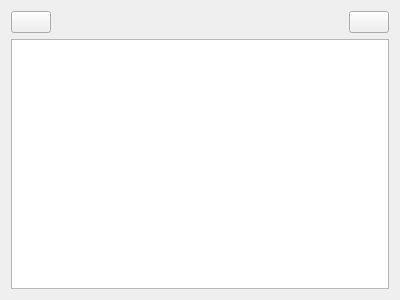
<?xml version="1.0" encoding="UTF-8"?>
<ui version="4.0">
 <class>ConnectionManager</class>
 <widget class="QWidget" name="ConnectionManager">
  <property name="geometry">
   <rect>
    <x>0</x>
    <y>0</y>
    <width>400</width>
    <height>300</height>
   </rect>
  </property>
  <property name="windowTitle">
   <string>Form</string>
  </property>
  <layout class="QVBoxLayout" name="verticalLayout">
   <item>
    <layout class="QHBoxLayout" name="horizontalLayout_2">
     <item>
      <widget class="QPushButton" name="pushButtonBack">
       <property name="text">
        <string/>
       </property>
       <property name="icon">
        <iconset resource="../resources/icons.qrc">
         <normaloff>:/icons/arrow_left.svg</normaloff>:/icons/arrow_left.svg</iconset>
       </property>
      </widget>
     </item>
     <item>
      <spacer name="horizontalSpacer_4">
       <property name="orientation">
        <enum>Qt::Horizontal</enum>
       </property>
       <property name="sizeHint" stdset="0">
        <size>
         <width>40</width>
         <height>20</height>
        </size>
       </property>
      </spacer>
     </item>
     <item>
      <widget class="QPushButton" name="pushButtonPairing">
       <property name="text">
        <string/>
       </property>
       <property name="icon">
        <iconset resource="../resources/icons.qrc">
         <normaloff>:/icons/pair.svg</normaloff>:/icons/pair.svg</iconset>
       </property>
      </widget>
     </item>
    </layout>
   </item>
   <item>
    <widget class="QListView" name="listViewNodes">
     <property name="horizontalScrollBarPolicy">
      <enum>Qt::ScrollBarAlwaysOff</enum>
     </property>
     <property name="editTriggers">
      <set>QAbstractItemView::NoEditTriggers</set>
     </property>
     <property name="showDropIndicator" stdset="0">
      <bool>false</bool>
     </property>
     <property name="dragDropMode">
      <enum>QAbstractItemView::DragOnly</enum>
     </property>
     <property name="alternatingRowColors">
      <bool>true</bool>
     </property>
     <property name="selectionBehavior">
      <enum>QAbstractItemView::SelectRows</enum>
     </property>
     <property name="textElideMode">
      <enum>Qt::ElideMiddle</enum>
     </property>
     <property name="movement">
      <enum>QListView::Snap</enum>
     </property>
    </widget>
   </item>
  </layout>
 </widget>
 <resources>
  <include location="../resources/icons.qrc"/>
 </resources>
 <connections/>
</ui>
